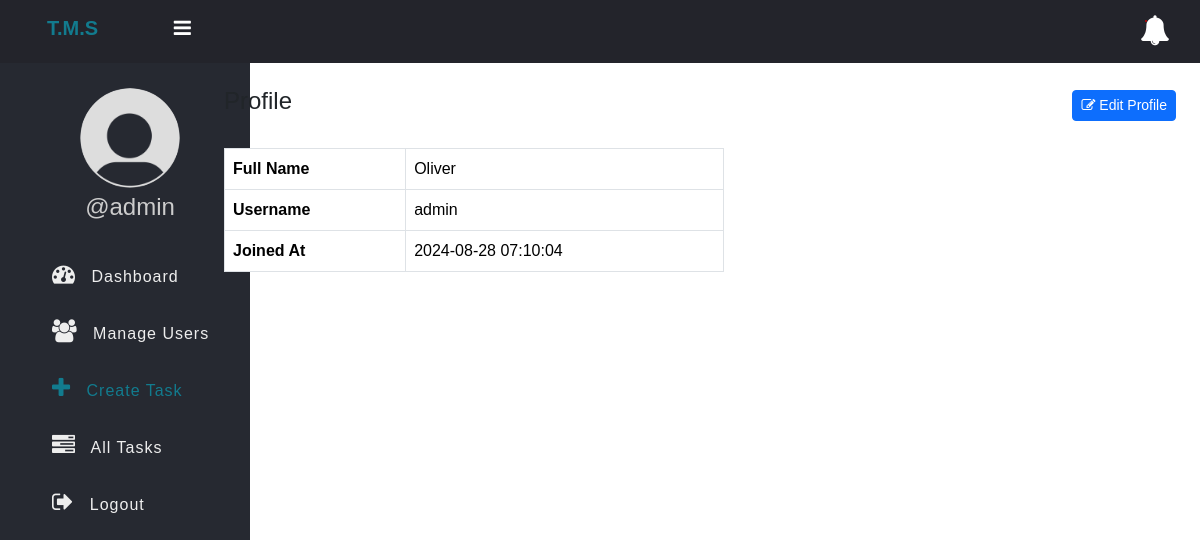
The app's page /profile.php (signed in) with its own data.
### tables this page shows
CREATE TABLE `users` (
  `id` int(11) NOT NULL,
  `full_name` varchar(50) NOT NULL,
  `username` varchar(50) NOT NULL,
  `password` varchar(255) NOT NULL,
  `role` enum('admin','employee','client') NOT NULL,
  `created_at` timestamp NOT NULL DEFAULT current_timestamp()
);

### app/Model/User.php (called while the page is built, shortened)
<?php
function get_user_by_id($conn, $id)
{
    $sql = "SELECT * FROM users WHERE id = ?";
    $stmt = $conn->prepare($sql);
    $stmt->execute([$id]);
    if ($stmt->rowCount() > 0) {
        return $stmt->fetch();
    } else {
        return 0;
    }
}

### profile.php (the view, shortened to what this page needs)
<?php
if (isset($_SESSION['role'], $_SESSION['id']) && in_array($_SESSION['role'], ['admin', 'client'])) {
    require_once "DB_connection.php";
    require_once "app/Model/User.php";
    $user_id = intval($_SESSION['id']);
    $user = get_user_by_id($conn, $user_id);
?>
<!DOCTYPE html>
<html lang="en">
<head>
    <link href="https://cdn.jsdelivr.net/npm/bootstrap@5.3.2/dist/css/bootstrap.min.css" rel="stylesheet" />
    <link href="https://stackpath.bootstrapcdn.com/font-awesome/4.7.0/css/font-awesome.min.css" rel="stylesheet" />
    <link rel="stylesheet" href="css/style.css" />
</head>
<body>
    <?php include "inc/header.php"; ?>
    <div class="container-fluid">
        <div class="row">
            <nav class="col-md-2 p-0 bg-light">
                <?php include "inc/nav.php"; ?>
            </nav>
            <main class="col-md-10 p-4">
                <div class="d-flex justify-content-between align-items-center mb-4">
                    <h4 class="title">Profile</h4>
                    <a href="edit_profile.php" class="btn btn-primary btn-sm">
                        <i class="fa fa-edit"></i> Edit Profile
                    </a>
                </div>
                <div class="table-responsive" style="max-width: 500px;">
                    <table class="table table-bordered">
                        <tbody>
                            <tr>
                                <th scope="row">Full Name</th>
                                <td><?= htmlspecialchars($user['full_name'], ENT_QUOTES, 'UTF-8'); ?></td>
                            </tr>
                            <tr>
                                <th scope="row">Username</th>
                                <td><?= htmlspecialchars($user['username'], ENT_QUOTES, 'UTF-8'); ?></td>
                            </tr>
                            <tr>
                                <th scope="row">Joined At</th>
                                <td><?= htmlspecialchars($user['created_at'], ENT_QUOTES, 'UTF-8'); ?></td>
                            </tr>
                        </tbody>
                    </table>
                </div>
            </main>
        </div>
    </div>
</body>
</html>
<?php
} else {
    $em = urlencode("First login");
    header("Location: login.php?error=$em");
    exit();
}
?>

### css/style.css (style rules this page uses)
* { padding: 0; margin: 0; box-sizing: border-box; font-family: arial, sans-serif; }

### records on screen
users: full_name "Oliver", username "admin", created_at "2024-08-28 07:10:04"

### other values on screen
$_SESSION['username'] "admin"
